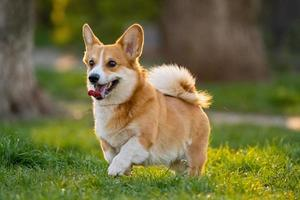
#> input picture open cv/photos/dog.jpg, 300 x 200 px
$ python 'histogram equalization.py'
#> lines starting #> are read from the running program, lines starting #| are printed output that depends on the picture
# histogram equalization - contrast and image enhancement
#                         - map intensities to new intensities based on CDF

import cv2
import numpy as np
import matplotlib.pyplot as plt

img = cv2.imread('./photos/dog.jpg' , 0)
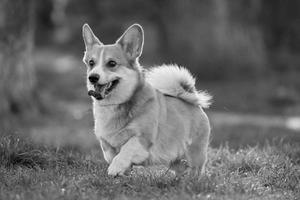
#> img: shape (200, 300); min 0, max 250, mean 104.6
equalizedimg = cv2.equalizeHist(img)
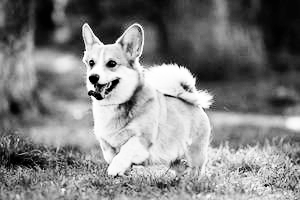
#> equalizedimg: shape (200, 300); min 0, max 255, mean 128.5

hist1 = cv2.calcHist([img] , [0] , None , [255] , [0,255])
#> hist1 = 255 values, max 806 at index 83, min 0 at index 6, mean 235.3
hist2 = cv2.calcHist([equalizedimg] , [0] , None , [255] , [0,255])
#> hist2 = 255 values, max 806 at index 86, min 0 at index 4, mean 234.8

plt.plot(hist1  , color='red')
plt.plot(hist2 , color='cyan')
plt.show()
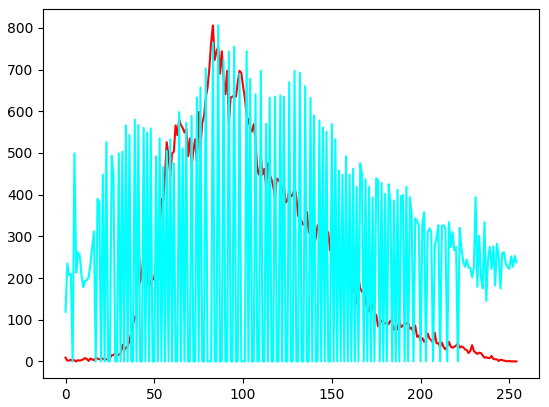
#> figure drawn by matplotlib, 1 panel; curve peaks at x = 83, y = 806; curve peaks at x = 86, y = 806

cv2.waitKey(0)
cv2.destroyAllWindows()

#plotting everything together using subplots

fig, axs = plt.subplots(2, 2, figsize=(8, 8))
axs[0, 0].imshow(cv2.cvtColor(img, cv2.COLOR_BGR2RGB))
axs[0, 0].set_title('Original Image')

axs[1, 0].plot(hist1, color='blue')
axs[1, 0].set_title('original')
axs[1, 0].set_xlim([0, 256])

axs[0, 1].imshow(cv2.cvtColor(equalizedimg, cv2.COLOR_BGR2RGB))
axs[0, 1].set_title('Equalized image')

axs[1, 1].plot(hist2, color='green')
axs[1, 1].set_title('Histogram equalized')
axs[1, 1].set_xlim([0, 256])

plt.show()
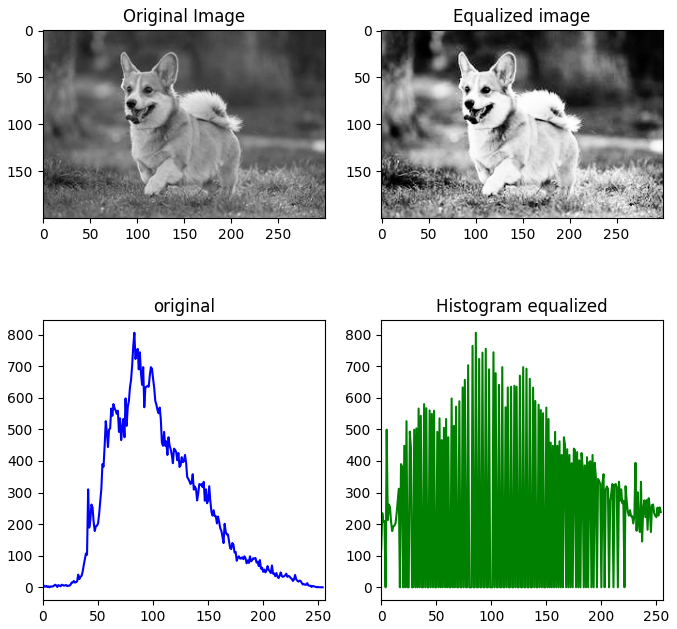
#> figure drawn by matplotlib, 4 panels; panel 3: curve peaks at x = 83, y = 806; panel 4: curve peaks at x = 86, y = 806


cv2.waitKey(0)
cv2.destroyAllWindows()

# CLAHE - contrast limited adaptive histogram equalization

clahe = cv2.createCLAHE(clipLimit=2.0 , tileGridSize = (8,8))
cl1 = clahe.apply(img)
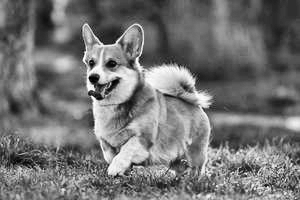
#> cl1: shape (200, 300); min 1, max 255, mean 115.1
cv2.imshow('clahe img' , cl1)

hist = cv2.calcHist([cl1], [0], None, [256], [0, 255])
#> hist = 256 values, max 546 at index 86, min 0 at index 0, mean 234.4
# hist = cv2.calcHist([img - image] , [0] - channels [0,1,2] , None - if the image is in grayscale , [256] - no of bins , [0 , 255] - pixel range)
plt.plot(hist)
plt.show()
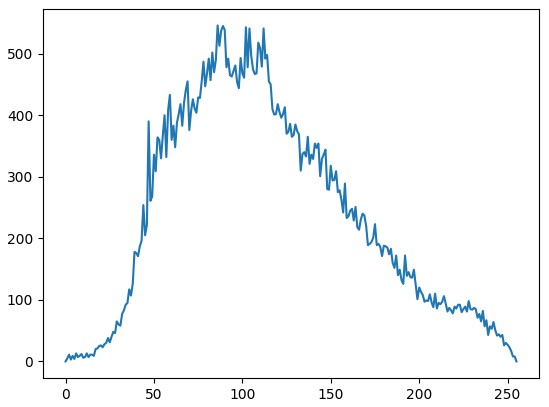
#> figure drawn by matplotlib, 1 panel; curve peaks at x = 86, y = 546

$ run again, with open cv/photos/largeImage.jpg copied over open cv/photos/dog.jpg
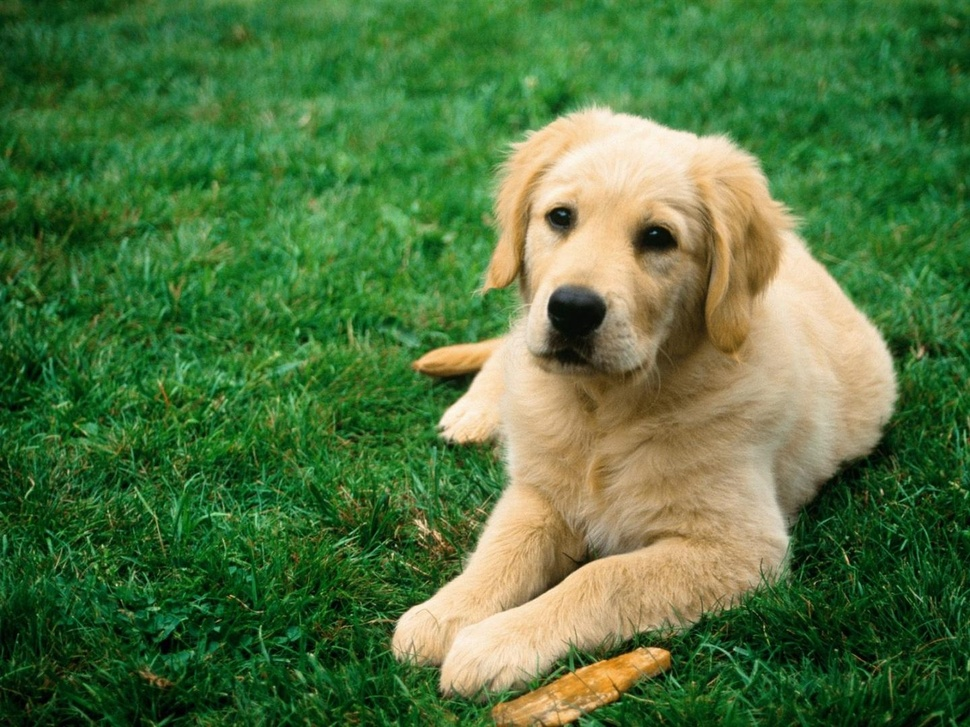
#> input picture open cv/photos/largeImage.jpg, 970 x 727 px, shrunk from 1440 x 1080 before the run
#> hist1 = 255 values, max 6834 at index 87, min 0 at index 250, mean 2765.5
#> hist2 = 255 values, max 6834 at index 122, min 0 at index 13, mean 2759.5
#> `cl1 = clahe.apply(img)`:
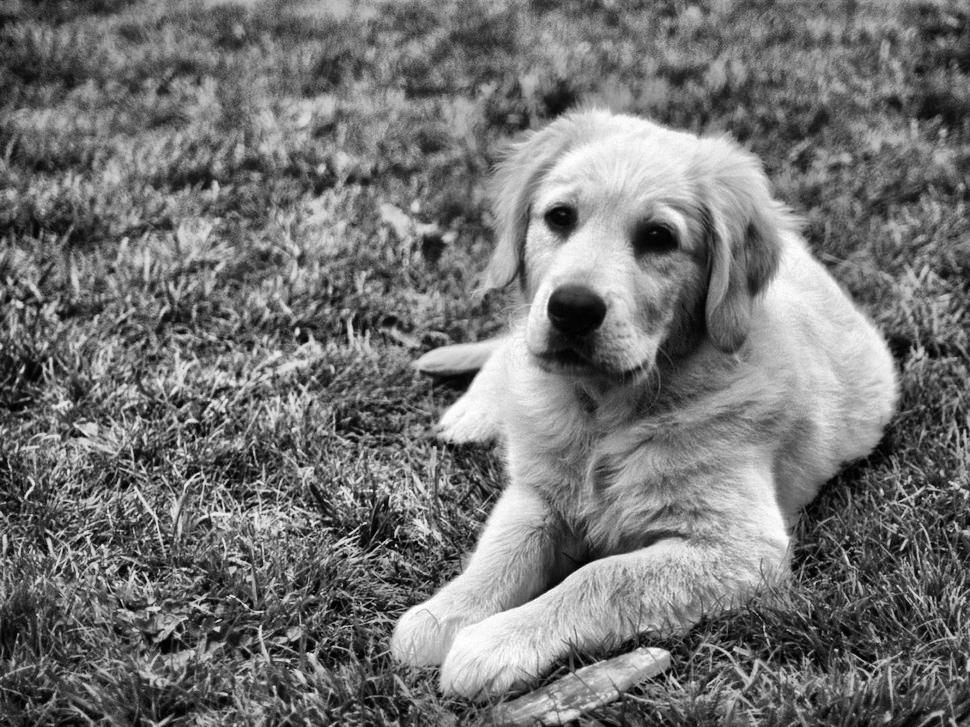
#> cl1: shape (727, 970); min 0, max 254, mean 115.9
#> hist = 256 values, max 4981 at index 107, min 0 at index 255, mean 2754.6
#> `plt.show()`:
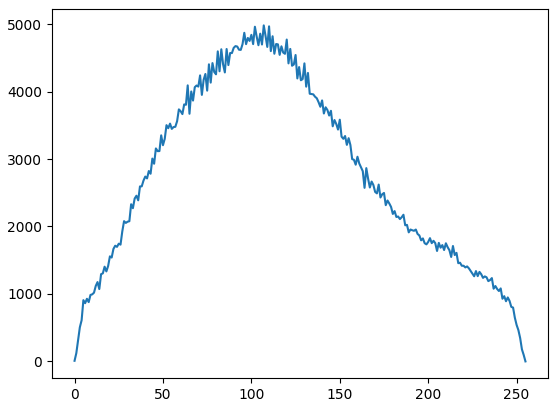
#> figure drawn by matplotlib, 1 panel; curve peaks at x = 107, y = 4981

$ run again, with open cv/photos/noise.jpg copied over open cv/photos/dog.jpg
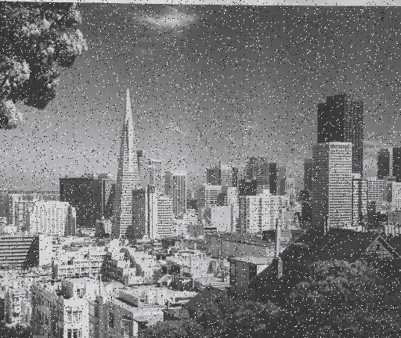
#> input picture open cv/photos/noise.jpg, 401 x 338 px
#> `equalizedimg = cv2.equalizeHist(img)`:
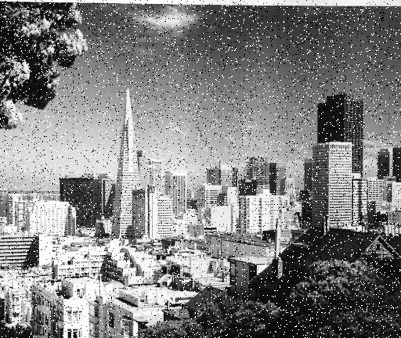
#> equalizedimg: shape (338, 401); min 0, max 255, mean 128.4
#> hist1 = 255 values, max 1330 at index 92, min 0 at index 0, mean 531.5
#> hist2 = 255 values, max 1330 at index 83, min 0 at index 8, mean 530.3
#> hist = 256 values, max 866 at index 85, min 0 at index 0, mean 529.4
#> `plt.show()`:
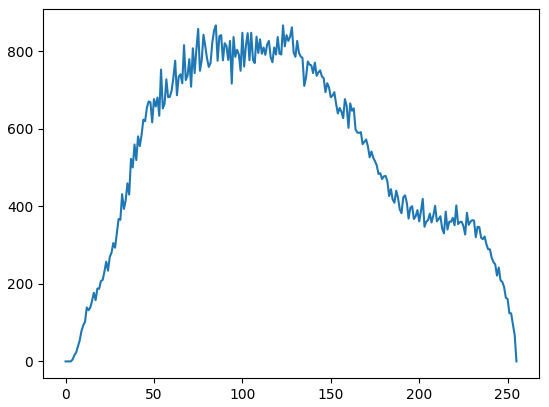
#> figure drawn by matplotlib, 1 panel; curve peaks at x = 85, y = 866
